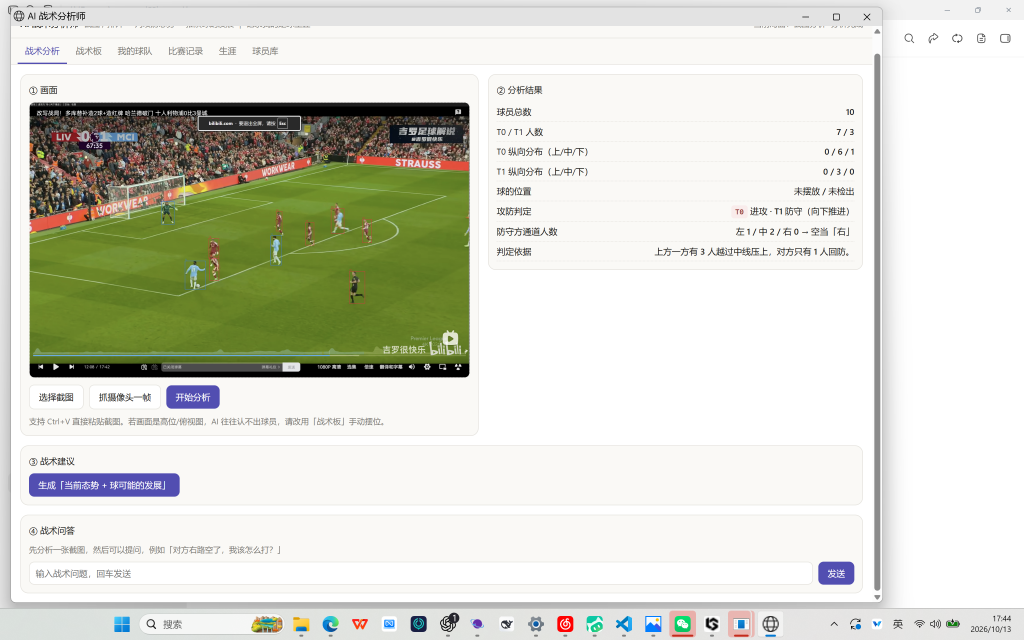
#> input picture football/test/11_tactic_before.png, 3072 x 1920 px (shown at 1/3 size); its folder holds only this picture in this run
$ python -i locate.py   (imports and definitions only)
#> lines starting #> are read from the running program, lines starting #| are printed output that depends on the picture; after the words box and inside, x2 and y2 are one past the last pixel; in counts of white or black regions, pixels touching at a corner belong together
#> further down, picture is the input picture: shape (1920, 3072, 3); mean B, G, R 206.8, 218, 216.2
"""football/vision/locate.py — 分析前的预处理：裁球场、清看台、找球、定推理尺寸

为什么需要这一层（都是实测数据）：
  ① 截图往往是**整块桌面**（3072×1920），球在画面里只有 ~12px。同一帧实测：
       imgsz=1280 / 1920 / 2560 整图推理 → 球检不出来，只给出门将手套的误检
       先裁出球场区域再按长边 2.4 倍推到 imgsz=3200 → 球能出来，但置信度只有 0.29
     球检不出来，攻守就只能靠站位猜，结论会反过来 —— 这是「攻守判反了」的根因之一。
  ② 看台上的人也会被 COCO 认成 person，混进分队与「门将地标」里，
     实测把纵深轴整个带偏（门将明明在画面左侧，轴却指向右边）。
  ③ 于是找球改用「在球员脚边开小窗、窗内推理」：球在窗里足够大，
     同一帧置信度 0.29 → **0.78**，且窗口里没有它的对手（手套、看台）。

纯函数（不依赖 YOLO，可单独测）：
  pitch_roi(frame)             草坪色的最大连通块 → 球场区域的像素框
  auto_imgsz(size)             按球场长边换算推理尺寸（夹在 1280~3200，32 的整数倍）
  filter_crowd(frame, people)  剔掉脚不在草地上的（看台观众）
  pick_ball(balls, people)     整图候选的取舍（找球失败时的兜底）
  find_ball(frame, people)     在球员脚边开窗找球（主路径，需要 detector）
"""
import cv2
import numpy as np

from . import detector

# 草坪绿的 HSV 区间：收紧到「饱和的草绿」，界面的浅绿卡片、图标不会被误当成球场
GRASS_LO = (35, 90, 70)
GRASS_HI = (85, 255, 255)
MIN_AREA = 0.04      # 球场至少占画面 4%，否则认为找不到球场 → 不裁
MIN_RECT = 0.55      # 矩形度 = 连通块面积 / 外接框面积，低于此认为不是一整块球场
MARGIN = 0.03        # 裁切的四周外扩比例

SCALE = 2.4          # 推理尺寸 / 球场长边
IMGSZ_MIN, IMGSZ_MAX = 1280, 3200

BALL_TILE = (0.7, 0.1, 0.6)   # 找球小窗：以球员框为基准（左右外扩 0.7 宽、上收 0.1 高、下扩 0.6 高）
BALL_IMGSZ = 640              # 小窗内的推理尺寸（窗小，球在窗里就够大）
BALL_CONF = 0.25
BALL_MAX_PEOPLE = 20          # 只给框最大的这些人开窗（离镜头近的才可能拿球）
FEET_GRASS_MIN = 0.35         # 脚下一小块草地的占比低于此 → 认为是看台上的人


def pitch_roi(frame) -> tuple:
    """定位画面里的球场区域，返回像素框 (x1, y1, x2, y2)，四个值都是 Python int。

    找不到足够可信的球场时返回整幅画面 —— 宁可不裁，也不裁错。

    ⚠️ `cv2.connectedComponentsWithStats` 的 stats 是 **np.int32** 数组，
       直接把它当返回值会让 Flask `jsonify` 报
       「Object of type int32 is not JSON serializable」——
       而且这条路径只在「真找到球场」时才走到，普通照片（走 full 分支）测不出来。
       所以这里统一 `int()` 过一遍；坐标本来就是像素整数，转换无损。
    """
    h, w = frame.shape[:2]
#> h = 1920; w = 3072
    full = (0, 0, w, h)
#> full = (0, 0, 3072, 1920)
    if frame.size == 0:
        return full

    hsv = cv2.cvtColor(frame, cv2.COLOR_BGR2HSV)
#> hsv: shape (1920, 3072, 3); mean H, S, V 18.3, 28.5, 221.1
    mask = cv2.inRange(hsv, GRASS_LO, GRASS_HI)
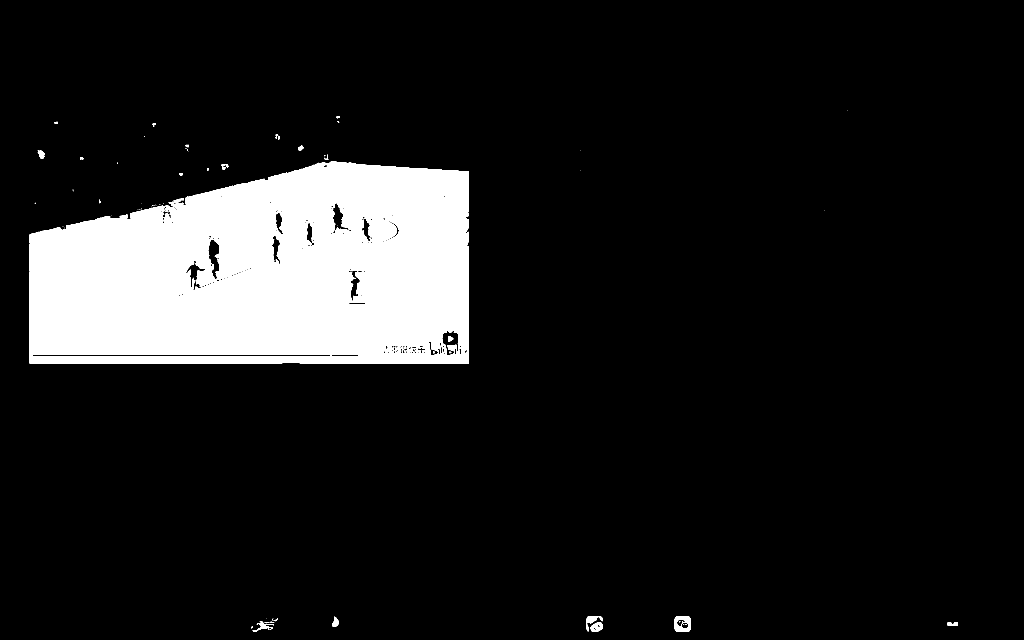
#> mask: shape (1920, 3072) (shown at 1/3 size); 11.3% white; 141 white regions (85 under 20 px), largest, box (x1, y1, x2, y2) and area: (89, 484, 1407, 1091) 648660, (1059, 815, 1093, 909) 2204, (2024, 1848, 2072, 1896) 1624
    mask = cv2.morphologyEx(mask, cv2.MORPH_CLOSE, np.ones((15, 15), np.uint8))
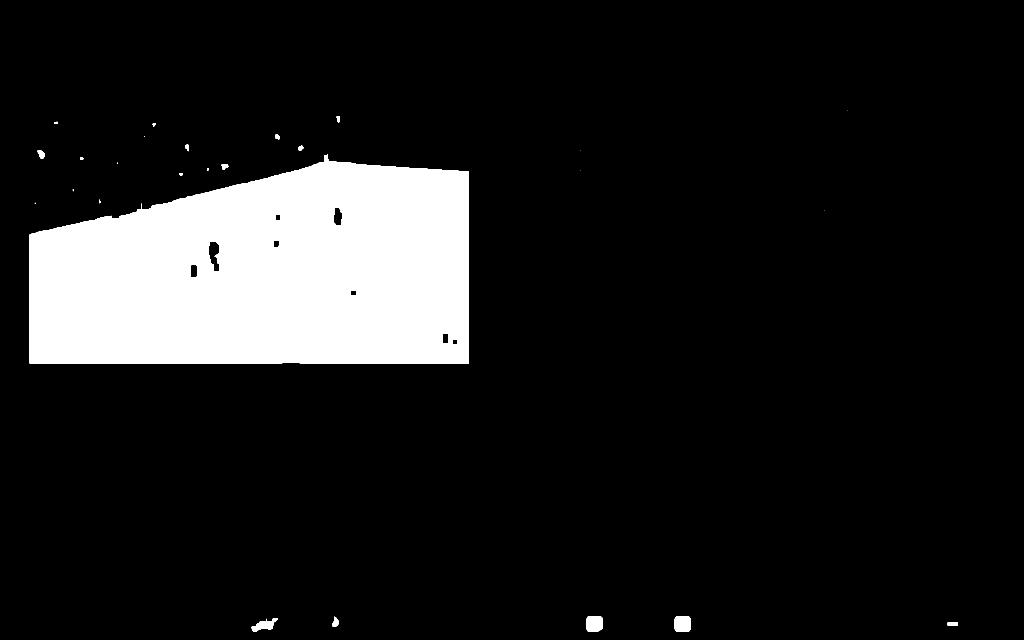
#> mask: shape (1920, 3072) (shown at 1/3 size); 11.8% white; 26 white regions (8 under 20 px), largest, box (x1, y1, x2, y2) and area: (89, 463, 1407, 1091) 686040, (2024, 1848, 2072, 1896) 2199, (1760, 1848, 1808, 1896) 2152
    mask = cv2.morphologyEx(mask, cv2.MORPH_OPEN, np.ones((9, 9), np.uint8))

    n, _, stats, _ = cv2.connectedComponentsWithStats(mask)
#> n = 10; stats = [[0, 0, 3072, 1920, 5205253], [827, 407, 11, 10, 108], [114, 451, 19, 24, 349], [89, 465, 1318, 626, 685986], [666, 493, 18, 12, 195], [1760, 1848, 48, 48, 2152], [2024, 1848, 48, 48, 2199], [998, 1855, 17, 24, 334], [757, 1864, 64, 31, 1308], [2843, 1866, 30, 12, 356]]
    if n <= 1:
        return full
    x, y, bw, bh, area = stats[1 + int(np.argmax(stats[1:, 4]))]
#> x = 89; y = 465; bw = 1318; bh = 626; area = 685986
    x, y, bw, bh, area = int(x), int(y), int(bw), int(bh), int(area)
    if bw < 8 or bh < 8 or area < MIN_AREA * w * h:
        return full
    if area / float(bw * bh) < MIN_RECT:
        return full

    mx, my = int(bw * MARGIN), int(bh * MARGIN)
#> mx = 39; my = 18
    return (max(x - mx, 0), max(y - my, 0),
            min(x + bw + mx, w), min(y + bh + my, h))


# [98 lines left out: functions auto_imgsz, filter_crowd, find_ball, pick_ball, not called in this run]

>>> import cv2
>>> picture = cv2.imread('../test/11_tactic_before.png')
>>> result = pitch_roi(picture)
#> result = (50, 447, 1446, 1109)

$ run again, on football/test/12_tactic_advise.png
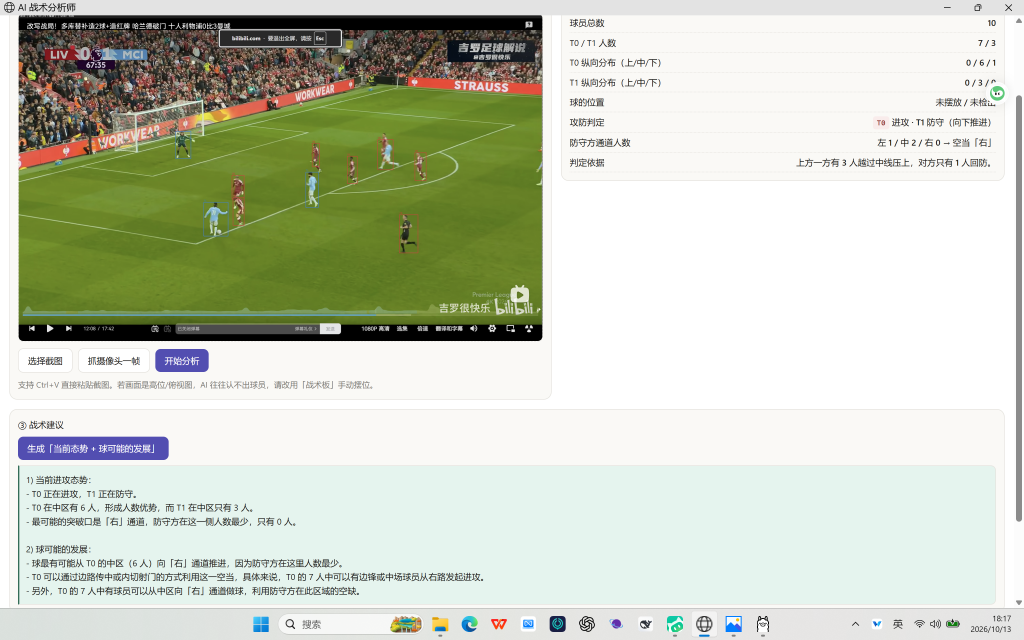
#> input picture football/test/12_tactic_advise.png, 3072 x 1920 px (shown at 1/3 size)
#> picture is the input picture: shape (1920, 3072, 3); mean B, G, R 190.4, 207.2, 201.3
#> hsv: shape (1920, 3072, 3); mean H, S, V 33.8, 41.4, 210.4
#> in pitch_roi, `mask = cv2.inRange(hsv, GRASS_LO, GRASS_HI)`:
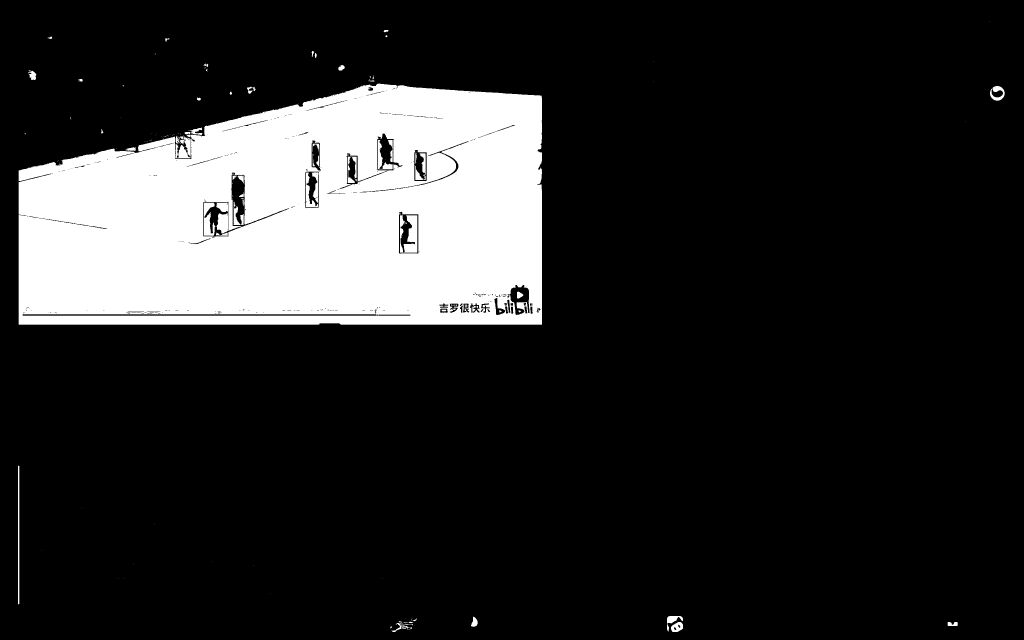
#> mask: shape (1920, 3072) (shown at 1/3 size); 16.1% white; 173 white regions (108 under 20 px), largest, box (x1, y1, x2, y2) and area: (56, 251, 1626, 974) 920507, (1200, 646, 1252, 758) 3929, (527, 409, 572, 475) 2080
#> in pitch_roi, `mask = cv2.morphologyEx(mask, cv2.MORPH_CLOSE, np.ones((15, 15), np.ui..`:
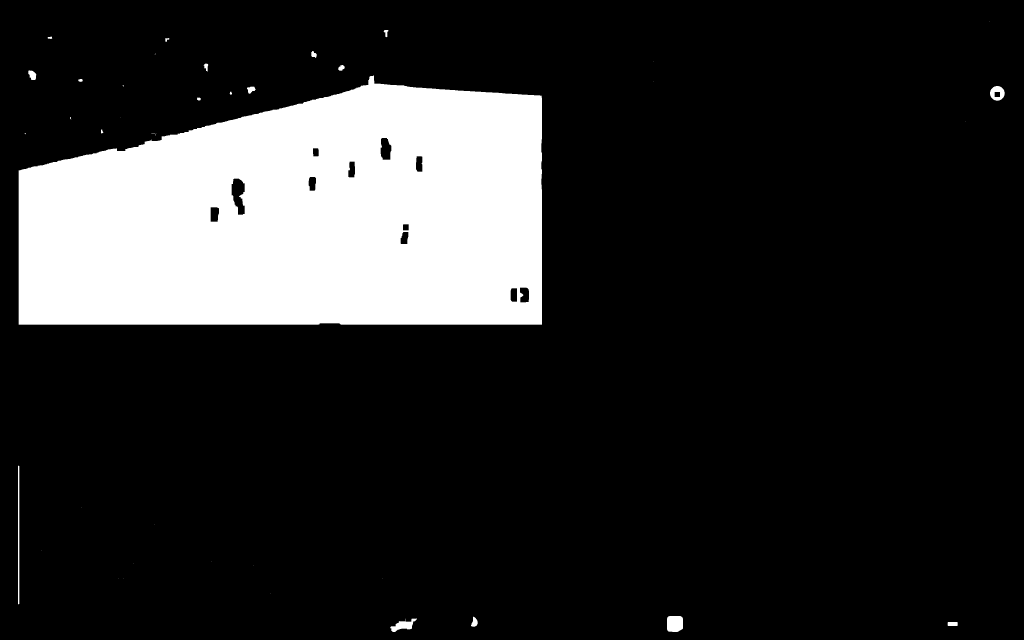
#> mask: shape (1920, 3072) (shown at 1/3 size); 16.6% white; 40 white regions (21 under 20 px), largest, box (x1, y1, x2, y2) and area: (56, 226, 1626, 974) 970289, (2001, 1848, 2049, 1896) 2152, (54, 1397, 58, 1813) 1660
#> n = 12; stats = [[0, 0, 3072, 1920, 4921483], [934, 159, 15, 12, 173], [613, 192, 10, 13, 129], [1017, 196, 15, 16, 199], [85, 212, 23, 28, 492], [56, 228, 1570, 746, 970116], [2971, 259, 42, 42, 1196], [744, 260, 20, 18, 302], [2001, 1848, 48, 48, 2152], [1415, 1855, 17, 24, 334], [1174, 1864, 64, 31, 1308], [2843, 1866, 30, 12, 356]]
#> x = 56; y = 228; bw = 1570; bh = 746; area = 970116
#> mx = 47; my = 22
#> result = (9, 206, 1673, 996)
